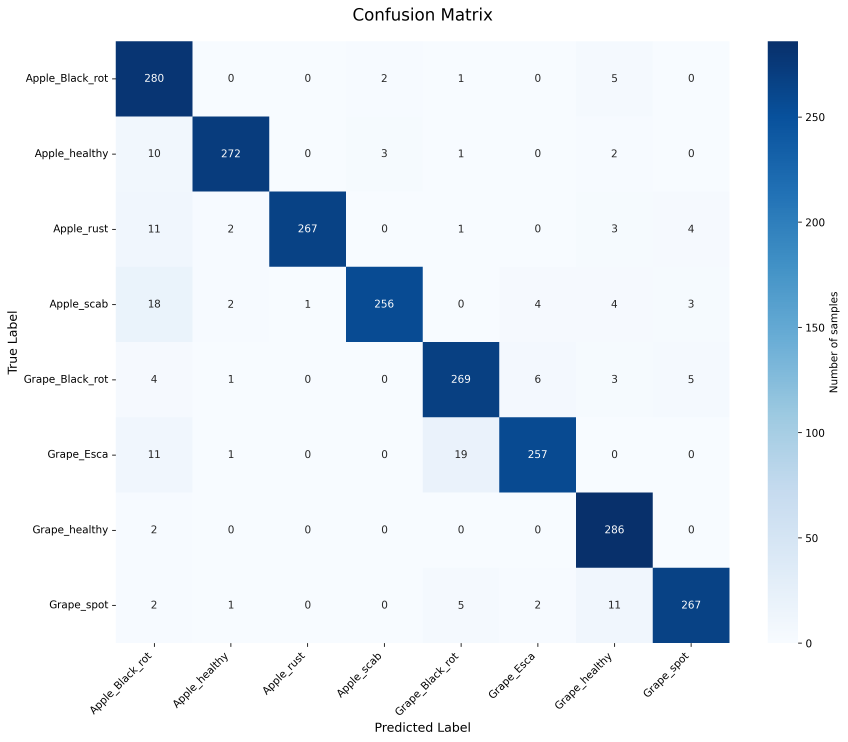
#> input picture assets/confusion_matrix_20260113_170032.png, 3389 x 2966 px (shown at 1/4 size)
$ python -i Augmentation.py   (imports and definitions only)
#> lines starting #> are read from the running program, lines starting #| are printed output that depends on the picture
import argparse
import glob
import os

from colorama import Fore, Style
from PIL import Image, ImageEnhance, ImageFilter
from utils.utils import is_jpg

g_suffixes = {
    "_blurred",
    "_scaled",
    "_contrasted",
    "_illuminated",
    "_rotated",
    "_projected"
}


def zoom(img, zoom_factor):
    """
    Zoom into the image without increasing the final output size.
    The zoom is performed by cropping the center region of the image
    and resizing it back to the original dimensions.

    :param img: The input PIL Image to zoom into.
    :param zoom_factor: The zoom intensity.
                        A value > 1 zooms in (e.g., 1.5 = 150% zoom).
    :return: A new PIL Image representingthe zoomed version of the input image.
    """
    width, height = img.size

    # Compute the target crop size based on the zoom factor
    new_w = int(width / zoom_factor)
    new_h = int(height / zoom_factor)

    # Compute a centered crop box
    left = (width - new_w) // 2
    top = (height - new_h) // 2
    right = left + new_w
    bottom = top + new_h

    # Crop the center of the image and resize back to the original resolution
    cropped_img = img.crop((left, top, right, bottom))

    return cropped_img.resize((width, height), Image.LANCZOS)


class Augmentation:
    """
    Augmentation class that applies several transformations to an image
    such as rotation, blur, contrast enhancement, illumination, scaling,
    and projective transformation.
    """
    def __init__(self, p_path: str, p_visual_mode: bool = False):
        """
        Constructor. Loads the image and applies all augmentations.

        :param p_path: Path to the input image.
        """
#> called with p_visual_mode = False
        # Perspective coefficients
        v_coeffs = [
            1, 0.2, 0,
            0, 1, 0,
            0.004, 0.004
        ]

        self.visual_mode = p_visual_mode
        self.path = p_path
        self.path_without_extension = os.path.splitext(p_path)[0]
        self.img = Image.open(self.path)
#> self.img is the input picture: PIL image 3389x2966 RGBA; mean R, G, B, A 226.1, 233.9, 242.2, 255

        # Enhancers
        v_enhancer_brightness = ImageEnhance.Brightness(self.img)
        v_enhancer_contrast = ImageEnhance.Contrast(self.img)

        # Image transformations
        self.img_rotated = self.img.rotate(180)
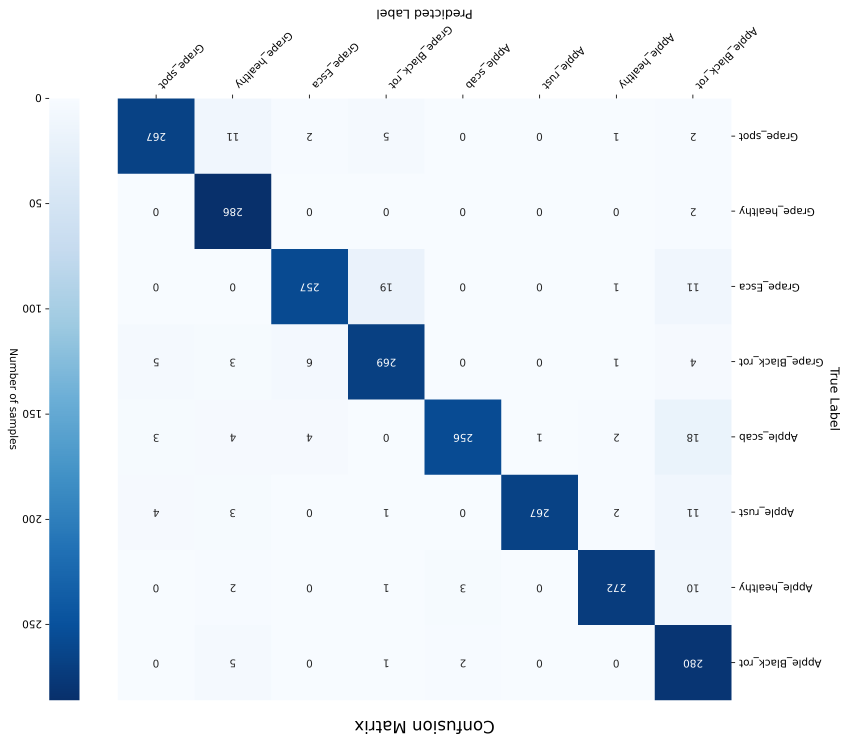
#> self.img_rotated: PIL image 3389x2966 RGBA (shown at 1/4 size); mean R, G, B, A 226.1, 233.9, 242.2, 255
        self.img_blurred = self.img.filter(ImageFilter.GaussianBlur(radius=5))
        self.img_contrasted = v_enhancer_contrast.enhance(4)
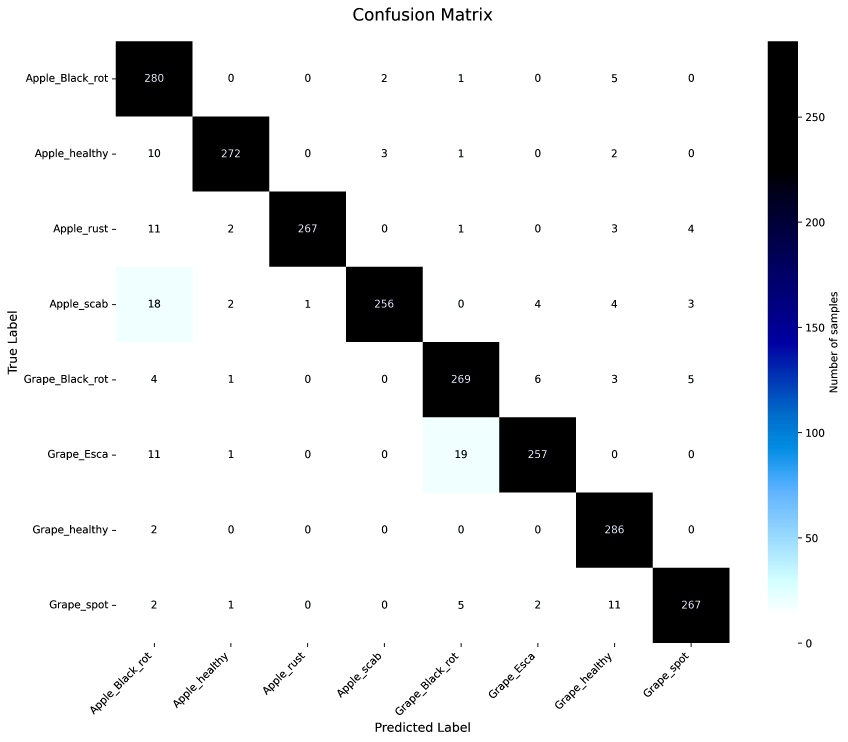
#> self.img_contrasted: PIL image 3389x2966 RGBA (shown at 1/4 size); mean R, G, B, A 227.9, 229.1, 230.8, 255
        self.img_illuminated = v_enhancer_brightness.enhance(1.5)
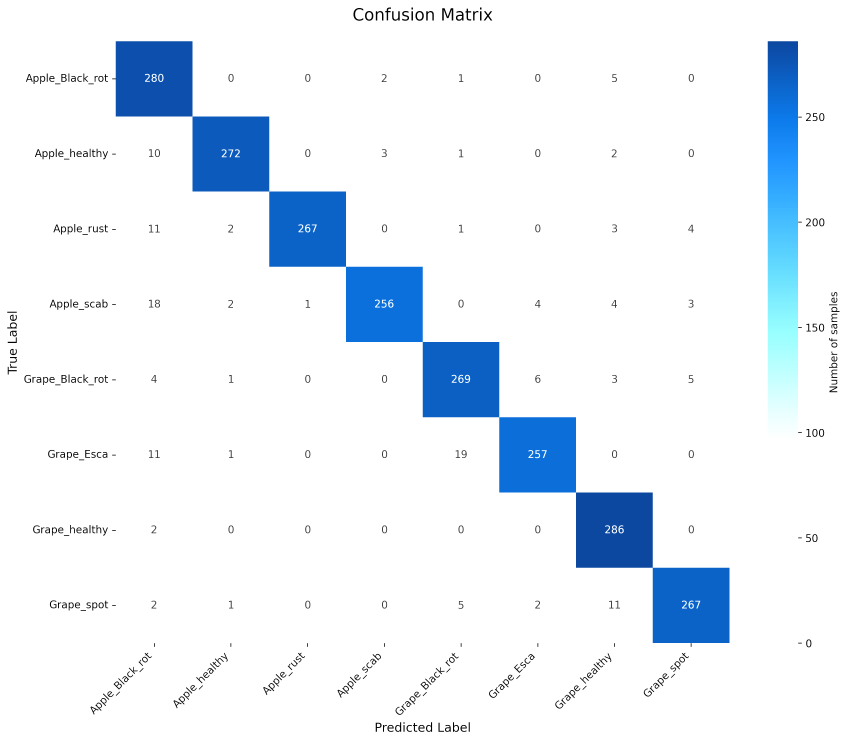
#> self.img_illuminated: PIL image 3389x2966 RGBA (shown at 1/4 size); mean R, G, B, A 232.6, 240.4, 248.6, 255
        self.img_scaled = zoom(self.img, 2)
#> in zoom, `cropped_img = img.crop((left, top, right, bottom))`:
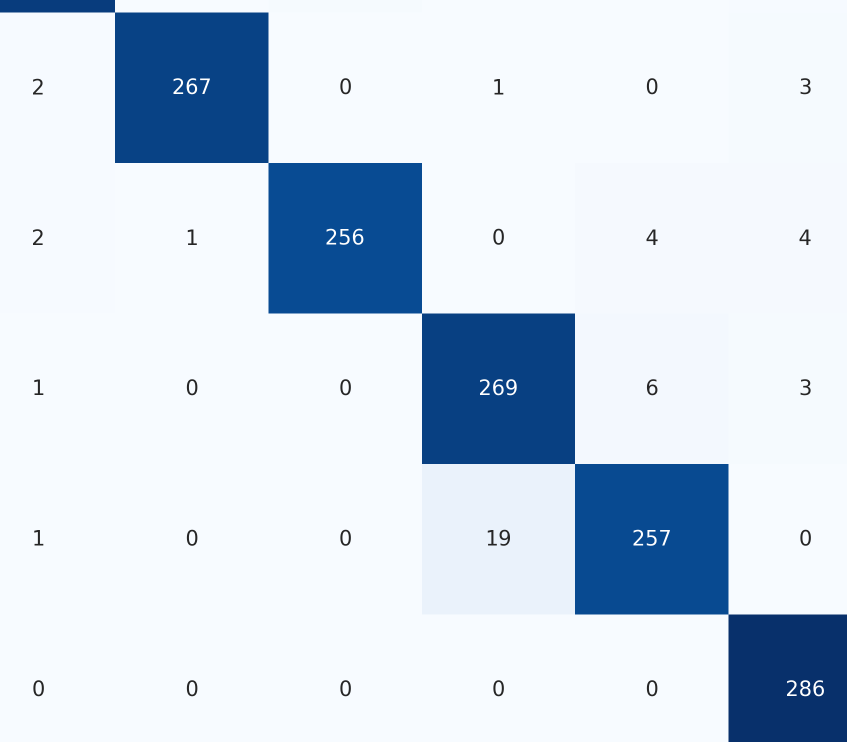
#> cropped_img: PIL image 1694x1483 RGBA (shown at 1/2 size); mean R, G, B, A 204.5, 218.1, 233.4, 255
        self.img_projected = self.img.transform(
            self.img.size,
            Image.PERSPECTIVE,
            v_coeffs,
            Image.BICUBIC
        )
#> self.img_projected: PIL image 3389x2966 RGBA; every value is 255

    def __del__(self):
        """
        Destructor.
        """
        pass

    def rotation(self):
        """
        Save the rotated image.
        """
        self.img_rotated.save(self.path_without_extension + "_rotated.JPG")
        print(f"{Fore.GREEN}Image : "
              f"{self.path_without_extension}_rotated.JPG "
              f"successfully created"
              f"{Style.RESET_ALL}")

    def blur(self):
        """
        Save the blurred image.
        """
        self.img_blurred.save(self.path_without_extension + "_blured.JPG")
        print(f"{Fore.GREEN}Image : "
              f"{self.path_without_extension}_blured.JPG "
              f"successfully created"
              f"{Style.RESET_ALL}")

    def contrast(self):
        """
        Save the contrasted image.
        """
        self.img_contrasted.save(self.path_without_extension +
                                 "_contrasted.JPG")
        print(f"{Fore.GREEN}Image : "
              f"{self.path_without_extension}_contrasted.JPG "
              f"successfully created"
              f"{Style.RESET_ALL}")

    def scaling(self):
        """
        Save the scaled image.
        """
        self.img_scaled.save(self.path_without_extension + "_scaled.JPG")
        print(f"{Fore.GREEN}Image : "
              f"{self.path_without_extension}_scaled.JPG "
              f"successfully created"
              f"{Style.RESET_ALL}")

    def illumination(self):
        """
        Save the illuminated image.
        """
        self.img_illuminated.save(self.path_without_extension +
                                  "_illuminated.JPG")
        print(f"{Fore.GREEN}Image : "
              f"{self.path_without_extension}_illuminated.JPG "
              f"successfully created"
              f"{Style.RESET_ALL}")

    def projective(self):
        """
        Save the projectively transformed image.
        """
        self.img_projected.save(self.path_without_extension + "_projected.JPG")
        print(f"{Fore.GREEN}Image : "
              f"{self.path_without_extension}_projected.JPG "
              f"successfully created"
              f"{Style.RESET_ALL}")

    def process(self, limit=6):
        """
        Display all augmented images side by side in a single window.
        Also saves the final collage as a single image.
        """
#> called with limit = 6
        images = [
            self.img,
            self.img_rotated,
            self.img_blurred,
            self.img_contrasted,
            self.img_illuminated,
            self.img_scaled,
            self.img_projected
        ]

        # Resize all images to match the original image size
        base_w, base_h = self.img.size
#> base_w = 3389; base_h = 2966
        images = [img.resize((base_w, base_h)) for img in images]
#> images = 7 items

        # Compute the size of the final collage
        total_width = base_w * len(images)
#> total_width = 23723
        max_height = base_h
#> max_height = 2966

        # Create a blank canvas
        collage = Image.new("RGB", (total_width, max_height))
#> collage: PIL image 23723x2966 RGB; every value is 0

        # Paste all images horizontally
        x_offset = 0
        for img in images:
            collage.paste(img, (x_offset, 0))
            x_offset += base_w
#> this loop made 7 passes
#> x_offset on passes 1 to 7: 3389, 6778, 10167, 13556, 16945, 20334, 23723
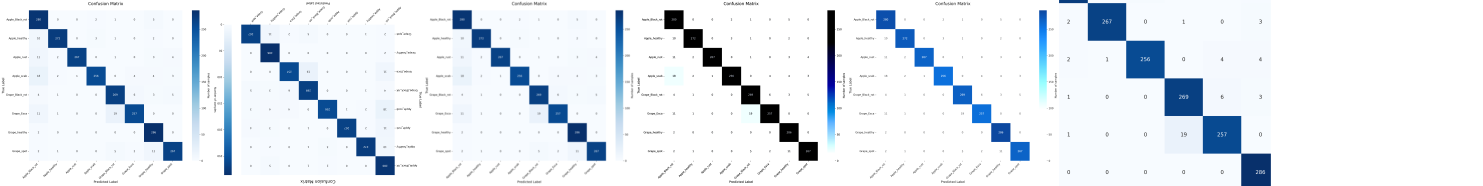
#> collage: PIL image 23723x2966 RGB (shown at 1/16 size); mean R, G, B 228.3, 234.9, 242.1
#> after the loop, x_offset = 23723

        methods = [
            self.rotation,
            self.blur,
            self.contrast,
            self.scaling,
            self.illumination,
            self.projective
        ]

        for i, method in enumerate(methods):
            if i < limit:
                method()

        if self.visual_mode:
            collage.show()


# [80 lines left out: function main, not called in this run]


# [2 lines not run here, left out]

>>> result = Augmentation('assets/confusion_matrix_20260113_170032.png').process()
